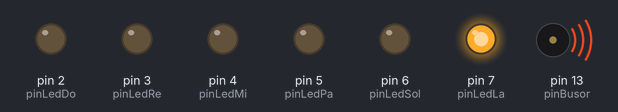
The sketch below on a simulated Arduino Uno, built with avr-gcc and run on an emulated ATmega328P. On the bench: output pins drawn as LEDs (lit = HIGH), buzzer (waves = sounding).

Above: at 1.9 s.
At 2.8 s:
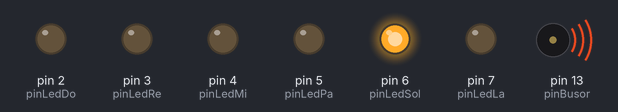
At 3.7 s:
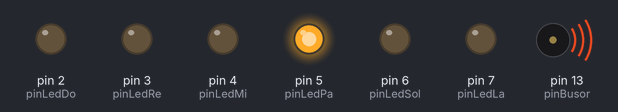
At 4.6 s:
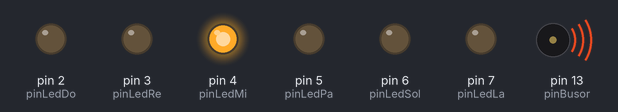
At 5.5 s:
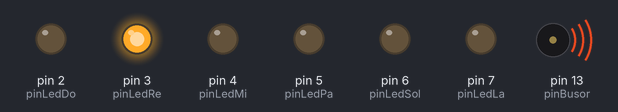
At 7.3 s:
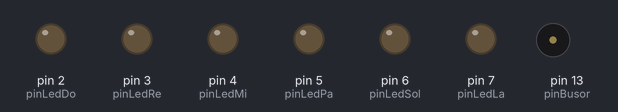
Timing chart, 0 to 8.8 s (numbered marks = the images above):
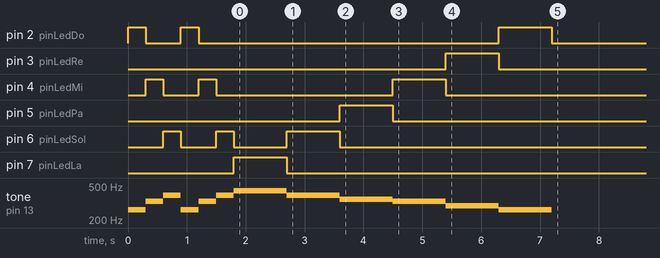

The sketch:

sketch_buzzer_led_music.ino
```cpp
/*
 *
 * 도 262
 * 레 294
 * 미 330
 * 파 349
 * 솔 392
 * 라 440
 * 시 494
 * 도 523
 */

int pinBusor = 13;

int pinLedDo = 2;
int pinLedRe = 3;
int pinLedMi = 4;
int pinLedPa = 5;
int pinLedSol = 6;
int pinLedLa = 7;


int nTone[] = {262, 294, 330, 349, 392, 440, 494, 523 };
int nMusic[] = {0, 2, 4, 0, 2, 4, 5, 5, 5, 4, 4, 4, 3, 3, 3, 2, 2, 2, 1, 1, 1, 0, 0, 0};
int nPin[] = {2, 3, 4, 5, 6, 7 };
int sizeMusic = sizeof(nMusic) / sizeof(int);

void setup() {
  // put your setup code here, to run once:

    pinMode(pinLedDo, OUTPUT);
    pinMode(pinLedRe, OUTPUT);
    pinMode(pinLedMi, OUTPUT);
    pinMode(pinLedPa, OUTPUT);
    pinMode(pinLedSol, OUTPUT);
    pinMode(pinLedLa, OUTPUT);


    for (int i = 0; i< sizeMusic; i++) {

      digitalWrite(nPin[nMusic[i]], HIGH);
      tone(pinBusor, nTone[nMusic[i]]);
      delay(300);
      digitalWrite(nPin[nMusic[i]], LOW);
    }

    noTone(pinBusor);

}

void loop() {
  // put your main code here, to run repeatedly:

 }
```
